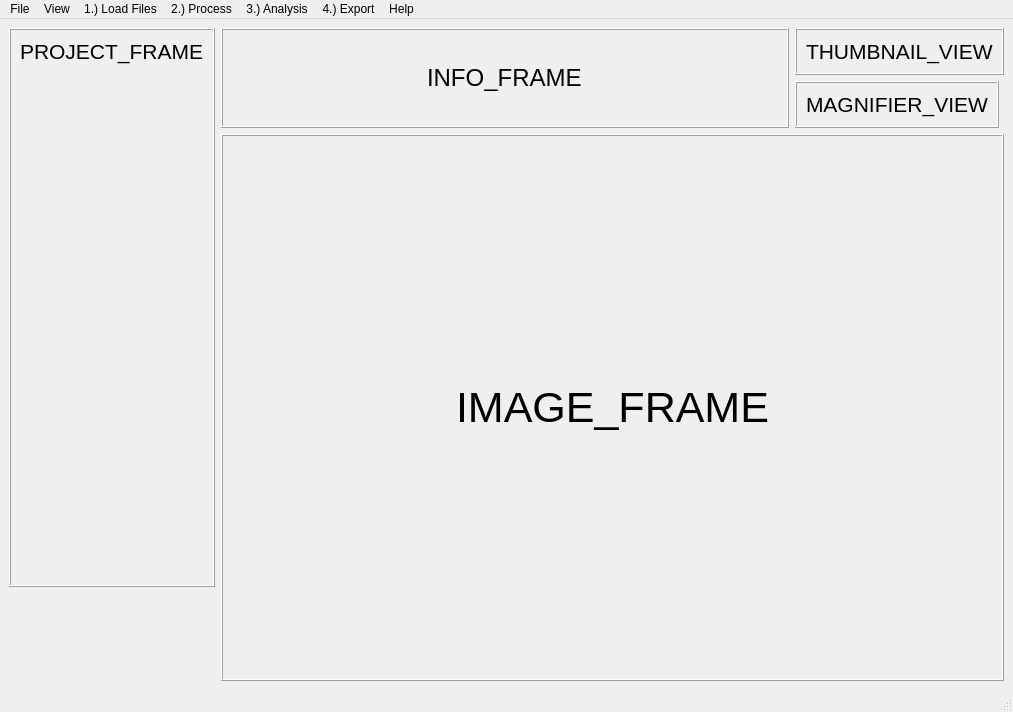
<?xml version="1.0" encoding="UTF-8"?>
<ui version="4.0">
 <class>MainWindow</class>
 <widget class="QMainWindow" name="MainWindow">
  <property name="geometry">
   <rect>
    <x>0</x>
    <y>0</y>
    <width>1013</width>
    <height>712</height>
   </rect>
  </property>
  <property name="windowTitle">
   <string>Visual FITS Analyzer</string>
  </property>
  <widget class="QWidget" name="centralwidget">
   <layout class="QGridLayout" name="gridLayout">
    <item row="0" column="0" rowspan="3" alignment="Qt::AlignTop">
     <widget class="QFrame" name="project_frame">
      <property name="sizePolicy">
       <sizepolicy hsizetype="Fixed" vsizetype="Preferred">
        <horstretch>0</horstretch>
        <verstretch>0</verstretch>
       </sizepolicy>
      </property>
      <property name="frameShape">
       <enum>QFrame::Box</enum>
      </property>
      <property name="frameShadow">
       <enum>QFrame::Raised</enum>
      </property>
      <layout class="QVBoxLayout" name="verticalLayout">
       <item>
        <widget class="QLabel" name="proj_lbl">
         <property name="sizePolicy">
          <sizepolicy hsizetype="Fixed" vsizetype="Fixed">
           <horstretch>0</horstretch>
           <verstretch>0</verstretch>
          </sizepolicy>
         </property>
         <property name="font">
          <font>
           <pointsize>16</pointsize>
          </font>
         </property>
         <property name="text">
          <string>PROJECT_FRAME</string>
         </property>
        </widget>
       </item>
       <item>
        <spacer name="verticalSpacer_2">
         <property name="orientation">
          <enum>Qt::Vertical</enum>
         </property>
         <property name="sizeType">
          <enum>QSizePolicy::Expanding</enum>
         </property>
         <property name="sizeHint" stdset="0">
          <size>
           <width>20</width>
           <height>512</height>
          </size>
         </property>
        </spacer>
       </item>
      </layout>
     </widget>
    </item>
    <item row="0" column="1" rowspan="2">
     <widget class="QFrame" name="info_frame">
      <property name="sizePolicy">
       <sizepolicy hsizetype="Preferred" vsizetype="Expanding">
        <horstretch>0</horstretch>
        <verstretch>0</verstretch>
       </sizepolicy>
      </property>
      <property name="frameShape">
       <enum>QFrame::Box</enum>
      </property>
      <property name="frameShadow">
       <enum>QFrame::Raised</enum>
      </property>
      <layout class="QVBoxLayout" name="verticalLayout_4">
       <item alignment="Qt::AlignHCenter">
        <widget class="QLabel" name="info_lbl">
         <property name="font">
          <font>
           <pointsize>18</pointsize>
           <weight>50</weight>
           <bold>false</bold>
          </font>
         </property>
         <property name="text">
          <string>INFO_FRAME</string>
         </property>
        </widget>
       </item>
      </layout>
     </widget>
    </item>
    <item row="0" column="2">
     <widget class="QFrame" name="thumbnail_frame">
      <property name="sizePolicy">
       <sizepolicy hsizetype="Fixed" vsizetype="Fixed">
        <horstretch>0</horstretch>
        <verstretch>0</verstretch>
       </sizepolicy>
      </property>
      <property name="frameShape">
       <enum>QFrame::Box</enum>
      </property>
      <property name="frameShadow">
       <enum>QFrame::Raised</enum>
      </property>
      <layout class="QVBoxLayout" name="verticalLayout_2">
       <item alignment="Qt::AlignHCenter|Qt::AlignVCenter">
        <widget class="QLabel" name="thumb_lbl">
         <property name="font">
          <font>
           <pointsize>16</pointsize>
          </font>
         </property>
         <property name="text">
          <string>THUMBNAIL_VIEW</string>
         </property>
        </widget>
       </item>
      </layout>
     </widget>
    </item>
    <item row="1" column="2">
     <widget class="QFrame" name="magnifier_frame">
      <property name="sizePolicy">
       <sizepolicy hsizetype="Fixed" vsizetype="Fixed">
        <horstretch>0</horstretch>
        <verstretch>0</verstretch>
       </sizepolicy>
      </property>
      <property name="frameShape">
       <enum>QFrame::Box</enum>
      </property>
      <property name="frameShadow">
       <enum>QFrame::Raised</enum>
      </property>
      <layout class="QVBoxLayout" name="verticalLayout_3">
       <item alignment="Qt::AlignHCenter|Qt::AlignVCenter">
        <widget class="QLabel" name="mag_lbl">
         <property name="font">
          <font>
           <pointsize>16</pointsize>
          </font>
         </property>
         <property name="text">
          <string>MAGNIFIER_VIEW</string>
         </property>
        </widget>
       </item>
      </layout>
     </widget>
    </item>
    <item row="2" column="1" colspan="2">
     <widget class="QFrame" name="image_frame">
      <property name="sizePolicy">
       <sizepolicy hsizetype="Expanding" vsizetype="Expanding">
        <horstretch>0</horstretch>
        <verstretch>0</verstretch>
       </sizepolicy>
      </property>
      <property name="frameShape">
       <enum>QFrame::Box</enum>
      </property>
      <property name="frameShadow">
       <enum>QFrame::Raised</enum>
      </property>
      <layout class="QHBoxLayout" name="horizontalLayout">
       <item>
        <widget class="QLabel" name="img_lbl">
         <property name="sizePolicy">
          <sizepolicy hsizetype="Preferred" vsizetype="Preferred">
           <horstretch>0</horstretch>
           <verstretch>0</verstretch>
          </sizepolicy>
         </property>
         <property name="font">
          <font>
           <pointsize>32</pointsize>
          </font>
         </property>
         <property name="text">
          <string>IMAGE_FRAME</string>
         </property>
         <property name="alignment">
          <set>Qt::AlignCenter</set>
         </property>
        </widget>
       </item>
      </layout>
     </widget>
    </item>
   </layout>
  </widget>
  <widget class="QStatusBar" name="statusbar"/>
  <widget class="QMenuBar" name="menubar">
   <property name="geometry">
    <rect>
     <x>0</x>
     <y>0</y>
     <width>1013</width>
     <height>21</height>
    </rect>
   </property>
   <widget class="QMenu" name="menuFile">
    <property name="title">
     <string>File</string>
    </property>
    <addaction name="actionNew_Project"/>
    <addaction name="actionOpen_Project"/>
    <addaction name="actionSave_Project"/>
    <addaction name="actionSave_Project_As"/>
    <addaction name="actionClose_Project"/>
    <addaction name="separator"/>
    <addaction name="actionOpen_Settings"/>
    <addaction name="actionImport_Settings"/>
    <addaction name="actionExport_Settings"/>
    <addaction name="separator"/>
    <addaction name="actionExit_Program"/>
   </widget>
   <widget class="QMenu" name="menuView">
    <property name="title">
     <string>View</string>
    </property>
    <widget class="QMenu" name="menuScale">
     <property name="title">
      <string>Scale</string>
     </property>
     <addaction name="actionViewScaleLinear"/>
     <addaction name="actionViewScaleLogarithmic"/>
     <addaction name="actionViewScalePower"/>
     <addaction name="actionViewScaleSquare_Root"/>
     <addaction name="actionViewScaleSquared"/>
     <addaction name="actionViewScaleasinh"/>
     <addaction name="actionViewScalesinh"/>
     <addaction name="actionViewScaleHistogram"/>
     <addaction name="actionViewScaleMin_Max"/>
     <addaction name="actionViewScaleZ_Scale"/>
    </widget>
    <widget class="QMenu" name="menuColor_Space">
     <property name="title">
      <string>Color Space</string>
     </property>
     <widget class="QMenu" name="menuColorspace_Settings">
      <property name="title">
       <string>Colorspace Settings...</string>
      </property>
      <addaction name="actionColorspaceEdit"/>
      <addaction name="actionColorspaceSave"/>
      <addaction name="actionColorspaceLoad"/>
     </widget>
     <addaction name="actionSetColorGreyscale"/>
     <addaction name="actionSetColorBlack_Body"/>
     <addaction name="actionSetColorHeatmap"/>
     <addaction name="actionSetColorCool"/>
     <addaction name="actionSetColorRainbow"/>
     <addaction name="separator"/>
     <addaction name="menuColorspace_Settings"/>
    </widget>
    <addaction name="menuColor_Space"/>
    <addaction name="menuScale"/>
   </widget>
   <widget class="QMenu" name="menuProcess">
    <property name="title">
     <string>2.) Process</string>
    </property>
    <widget class="QMenu" name="menuNoise_Removal">
     <property name="title">
      <string>Noise Removal...</string>
     </property>
     <addaction name="actionNR_MedComb"/>
     <addaction name="actionNR_NormMedComb"/>
     <addaction name="actionNR_ManBackground"/>
    </widget>
    <widget class="QMenu" name="menuBad_Pixel_Removal">
     <property name="title">
      <string>Bad Pixels...</string>
     </property>
     <addaction name="actionBP_Manual_Removal"/>
     <addaction name="actionBP_Threshold_Removal"/>
     <addaction name="actionBP_Outlier_Removal"/>
    </widget>
    <widget class="QMenu" name="menuIgnore_Regions">
     <property name="title">
      <string>Ignore Regions...</string>
     </property>
     <addaction name="actionAddIgnoreRegion"/>
     <addaction name="actionDeleteIgnoreRegion"/>
    </widget>
    <widget class="QMenu" name="menuRegions_of_Interest">
     <property name="title">
      <string>Regions of Interest...</string>
     </property>
     <addaction name="actionAddInterestRegion"/>
     <addaction name="actionDeleteInterestRegion"/>
    </widget>
    <widget class="QMenu" name="menuScaling">
     <property name="title">
      <string>Scaling</string>
     </property>
     <addaction name="actionScale_TileStripe"/>
     <addaction name="actionScale_SplineTerp"/>
    </widget>
    <addaction name="menuNoise_Removal"/>
    <addaction name="menuBad_Pixel_Removal"/>
    <addaction name="menuIgnore_Regions"/>
    <addaction name="menuRegions_of_Interest"/>
    <addaction name="menuScaling"/>
   </widget>
   <widget class="QMenu" name="menuAnalysis">
    <property name="title">
     <string>3.) Analysis</string>
    </property>
    <widget class="QMenu" name="menuSpectrum_Matching">
     <property name="title">
      <string>Spectral Line Matching</string>
     </property>
     <addaction name="actionSpectrum_Automatic"/>
     <addaction name="actionSpectrum_Manual"/>
    </widget>
    <widget class="QMenu" name="menuMean_Values">
     <property name="title">
      <string>Mean Values</string>
     </property>
     <addaction name="actionMean_Horizontal"/>
     <addaction name="actionMean_Vertical"/>
     <addaction name="separator"/>
     <addaction name="actionMean_Custom"/>
    </widget>
    <widget class="QMenu" name="menuMedian_Values">
     <property name="title">
      <string>Median Values</string>
     </property>
     <addaction name="actionMedian_Horizontal"/>
     <addaction name="actionMedian_Vertical"/>
     <addaction name="separator"/>
     <addaction name="actionMedian_Custom"/>
    </widget>
    <addaction name="menuSpectrum_Matching"/>
    <addaction name="actionViewMeasurements"/>
    <addaction name="separator"/>
    <addaction name="menuMean_Values"/>
    <addaction name="menuMedian_Values"/>
   </widget>
   <widget class="QMenu" name="menuHelp">
    <property name="title">
     <string>Help</string>
    </property>
    <addaction name="actionHelp"/>
    <addaction name="separator"/>
    <addaction name="actionSubmit_Bug_Report_Feedback"/>
    <addaction name="separator"/>
    <addaction name="actionAbout"/>
   </widget>
   <widget class="QMenu" name="menuLoadFiles">
    <property name="title">
     <string>1.) Load Files</string>
    </property>
    <widget class="QMenu" name="menu1_1_Target_Frame">
     <property name="title">
      <string>1.1) Target Frame</string>
     </property>
     <addaction name="actionOpenTargetFrame"/>
     <addaction name="separator"/>
     <addaction name="actionClearTargetFrame"/>
    </widget>
    <widget class="QMenu" name="menu1_2_Flat_Frames">
     <property name="title">
      <string>1.2) Flat Frames</string>
     </property>
     <addaction name="actionAddFlatFrame"/>
     <addaction name="actionDeleteFlatFrame"/>
     <addaction name="separator"/>
     <addaction name="actionClearFlatFrame"/>
    </widget>
    <widget class="QMenu" name="menu1_3_Bias_Frames">
     <property name="title">
      <string>1.3) Bias Frames</string>
     </property>
     <addaction name="actionAddBiasFrame"/>
     <addaction name="actionDeleteBiasFrame"/>
     <addaction name="separator"/>
     <addaction name="actionClearBiasFrames"/>
    </widget>
    <widget class="QMenu" name="menuLamp_Ref_Frames_opt">
     <property name="title">
      <string>Lamp Ref Frames (opt.)</string>
     </property>
     <addaction name="actionOpenLampFrame"/>
     <addaction name="actionClearLampFrame"/>
    </widget>
    <addaction name="menu1_1_Target_Frame"/>
    <addaction name="menu1_2_Flat_Frames"/>
    <addaction name="menu1_3_Bias_Frames"/>
    <addaction name="separator"/>
    <addaction name="menuLamp_Ref_Frames_opt"/>
   </widget>
   <widget class="QMenu" name="menu4_Export">
    <property name="title">
     <string>4.) Export</string>
    </property>
    <widget class="QMenu" name="menuFITS_Frame">
     <property name="title">
      <string>FITS Frame</string>
     </property>
     <addaction name="actionasExportFITS_PNG"/>
     <addaction name="actionasExportFITS_JPG"/>
     <addaction name="separator"/>
     <addaction name="actionExportFITS_File"/>
    </widget>
    <addaction name="menuFITS_Frame"/>
   </widget>
   <addaction name="menuFile"/>
   <addaction name="menuView"/>
   <addaction name="menuLoadFiles"/>
   <addaction name="menuProcess"/>
   <addaction name="menuAnalysis"/>
   <addaction name="menu4_Export"/>
   <addaction name="menuHelp"/>
  </widget>
  <action name="actionNew_Project">
   <property name="text">
    <string>New Project</string>
   </property>
  </action>
  <action name="actionNew">
   <property name="text">
    <string>New...</string>
   </property>
  </action>
  <action name="actionOpen_Project">
   <property name="text">
    <string>Open Project</string>
   </property>
  </action>
  <action name="actionSave_Project">
   <property name="text">
    <string>Save Project</string>
   </property>
  </action>
  <action name="actionSave_Project_As">
   <property name="text">
    <string>Save Project As</string>
   </property>
  </action>
  <action name="actionClose_Project">
   <property name="text">
    <string>Close Project</string>
   </property>
  </action>
  <action name="actionOpen_Settings">
   <property name="text">
    <string>Settings...</string>
   </property>
  </action>
  <action name="actionImport_Settings">
   <property name="text">
    <string>Import Settings</string>
   </property>
  </action>
  <action name="actionExport_Settings">
   <property name="text">
    <string>Export Settings</string>
   </property>
  </action>
  <action name="actionExit_Program">
   <property name="text">
    <string>Exit</string>
   </property>
  </action>
  <action name="actionNew_FITS">
   <property name="text">
    <string>New...</string>
   </property>
  </action>
  <action name="actionFITS_Open">
   <property name="text">
    <string>Open...</string>
   </property>
  </action>
  <action name="actionFITS_Save">
   <property name="text">
    <string>Save</string>
   </property>
  </action>
  <action name="actionFITS_SaveAs">
   <property name="text">
    <string>Save As</string>
   </property>
  </action>
  <action name="actionas_PNG">
   <property name="text">
    <string>as PNG</string>
   </property>
  </action>
  <action name="actionExportPNG">
   <property name="text">
    <string>PNG</string>
   </property>
  </action>
  <action name="actionExportJPG">
   <property name="text">
    <string>JPG</string>
   </property>
  </action>
  <action name="actionExportGIF">
   <property name="text">
    <string>GIF</string>
   </property>
  </action>
  <action name="actionNR_MedComb">
   <property name="text">
    <string>Median Combination</string>
   </property>
  </action>
  <action name="actionNR_NormMedComb">
   <property name="text">
    <string>Norm. Median Combination</string>
   </property>
  </action>
  <action name="actionBP_Manual_Removal">
   <property name="text">
    <string>Manual Removal</string>
   </property>
  </action>
  <action name="actionBP_Threshold_Removal">
   <property name="text">
    <string>Threshold Removal</string>
   </property>
  </action>
  <action name="actionBP_Outlier_Removal">
   <property name="text">
    <string>Outlier Removal</string>
   </property>
  </action>
  <action name="actionAddIgnoreRegion">
   <property name="text">
    <string>Add Region</string>
   </property>
  </action>
  <action name="actionDeleteIgnoreRegion">
   <property name="text">
    <string>Delete Region</string>
   </property>
  </action>
  <action name="actionNR_ManBackground">
   <property name="text">
    <string>Manual Background Removal</string>
   </property>
  </action>
  <action name="actionEdit_Headers">
   <property name="text">
    <string>Edit Headers</string>
   </property>
  </action>
  <action name="actionAddInterestRegion">
   <property name="text">
    <string>Add Region</string>
   </property>
  </action>
  <action name="actionDeleteInterestRegion">
   <property name="text">
    <string>Delete Region</string>
   </property>
  </action>
  <action name="actionSpectrum_Automatic">
   <property name="text">
    <string>Automatic</string>
   </property>
  </action>
  <action name="actionSpectrum_Manual">
   <property name="text">
    <string>Manual</string>
   </property>
  </action>
  <action name="actionHelp">
   <property name="text">
    <string>Help</string>
   </property>
  </action>
  <action name="actionGetting_Started">
   <property name="text">
    <string>Getting Started</string>
   </property>
  </action>
  <action name="actionAbout">
   <property name="text">
    <string>About...</string>
   </property>
  </action>
  <action name="actionSubmit_Bug_Report_Feedback">
   <property name="text">
    <string>Submit Bug Report/Feedback...</string>
   </property>
  </action>
  <action name="actionFITS_Close">
   <property name="text">
    <string>Close File</string>
   </property>
  </action>
  <action name="actionHeaders_View">
   <property name="text">
    <string>View</string>
   </property>
  </action>
  <action name="actionHeaders_Edit">
   <property name="text">
    <string>Edit</string>
   </property>
  </action>
  <action name="actionUndo_Edit">
   <property name="text">
    <string>Undo</string>
   </property>
  </action>
  <action name="actionRedo_Edit">
   <property name="text">
    <string>Redo</string>
   </property>
  </action>
  <action name="actionRevert_Changes">
   <property name="text">
    <string>Revert Changes</string>
   </property>
  </action>
  <action name="actionEditCut_File">
   <property name="text">
    <string>Cut</string>
   </property>
  </action>
  <action name="actionEditCopy_File">
   <property name="text">
    <string>Copy</string>
   </property>
  </action>
  <action name="actionEditPaste_File">
   <property name="text">
    <string>Paste</string>
   </property>
  </action>
  <action name="actionEditDelete">
   <property name="text">
    <string>Delete</string>
   </property>
  </action>
  <action name="actionRename_File">
   <property name="text">
    <string>Rename</string>
   </property>
  </action>
  <action name="actionViewCenterImage">
   <property name="text">
    <string>Center Image in Window</string>
   </property>
  </action>
  <action name="actionViewFullscreen">
   <property name="text">
    <string>Fullscreen</string>
   </property>
  </action>
  <action name="actionResetView_Zoom">
   <property name="text">
    <string>Reset Zoom</string>
   </property>
  </action>
  <action name="actionViewZoomIn">
   <property name="text">
    <string>Zoom +</string>
   </property>
  </action>
  <action name="actionViewZoomOut">
   <property name="text">
    <string>Zoom -</string>
   </property>
  </action>
  <action name="actionViewZoomToSelection">
   <property name="text">
    <string>Zoom on Selection</string>
   </property>
  </action>
  <action name="actionViewCenterSelection">
   <property name="text">
    <string>Center Selection in Window</string>
   </property>
  </action>
  <action name="actionViewFit_to_Window">
   <property name="text">
    <string>Fit to Window</string>
   </property>
  </action>
  <action name="actionViewZoom1600">
   <property name="text">
    <string>16:1 (1600%)</string>
   </property>
  </action>
  <action name="actionViewZoom800">
   <property name="text">
    <string>8:1 (800%)</string>
   </property>
  </action>
  <action name="actionViewZoom400">
   <property name="text">
    <string>4:1 (400%)</string>
   </property>
  </action>
  <action name="actionViewZoom200">
   <property name="text">
    <string>2:1 (200%)</string>
   </property>
  </action>
  <action name="actionViewZoom100">
   <property name="text">
    <string>1:1 (100%)</string>
   </property>
  </action>
  <action name="actionViewZoom50">
   <property name="text">
    <string>1:2 (50%)</string>
   </property>
  </action>
  <action name="actionViewZoom25">
   <property name="text">
    <string>1:4 (25%)</string>
   </property>
  </action>
  <action name="actionViewZoom12">
   <property name="text">
    <string>1:8 (12.5%)</string>
   </property>
  </action>
  <action name="actionViewZoom6">
   <property name="text">
    <string>1:16 (6.25%)</string>
   </property>
  </action>
  <action name="actionViewCustomZoom">
   <property name="text">
    <string>Custom Zoom Factor...</string>
   </property>
  </action>
  <action name="actionResetViewFlipRotate">
   <property name="text">
    <string>Reset Flip / Rotate</string>
   </property>
  </action>
  <action name="actionViewFlip_Horizontal">
   <property name="text">
    <string>Flip Horizontal</string>
   </property>
  </action>
  <action name="actionViewFlip_Vertical">
   <property name="text">
    <string>Flip Vertical</string>
   </property>
  </action>
  <action name="actionViewRotate_15_CW">
   <property name="text">
    <string>Rotate 15° CW</string>
   </property>
  </action>
  <action name="actionViewRotate_15_CCW">
   <property name="text">
    <string>Rotate 15° CCW</string>
   </property>
  </action>
  <action name="actionViewRotate_90_CW">
   <property name="text">
    <string>Rotate 90° CW</string>
   </property>
  </action>
  <action name="actionViewRotate_90_CCW">
   <property name="text">
    <string>Rotate 90° CCW</string>
   </property>
  </action>
  <action name="actionViewRotate_180">
   <property name="text">
    <string>Rotate 180°</string>
   </property>
  </action>
  <action name="actionViewOtherRotateAngle">
   <property name="text">
    <string>Other Rotation Angle...</string>
   </property>
  </action>
  <action name="actionViewScaleLinear">
   <property name="text">
    <string>Linear</string>
   </property>
  </action>
  <action name="actionViewScaleLogarithmic">
   <property name="text">
    <string>Logarithmic</string>
   </property>
  </action>
  <action name="actionViewScalePower">
   <property name="text">
    <string>Power</string>
   </property>
  </action>
  <action name="actionViewScaleSquare_Root">
   <property name="text">
    <string>Square Root</string>
   </property>
  </action>
  <action name="actionViewScaleSquared">
   <property name="text">
    <string>Squared</string>
   </property>
  </action>
  <action name="actionViewScaleasinh">
   <property name="text">
    <string>asinh</string>
   </property>
  </action>
  <action name="actionViewScalesinh">
   <property name="text">
    <string>sinh</string>
   </property>
  </action>
  <action name="actionViewScaleHistogram">
   <property name="text">
    <string>Histogram</string>
   </property>
  </action>
  <action name="actionViewScaleMin_Max">
   <property name="text">
    <string>Min/Max</string>
   </property>
  </action>
  <action name="actionViewScaleZ_Scale">
   <property name="text">
    <string>Z-Scale</string>
   </property>
  </action>
  <action name="actionSetColorGreyscale">
   <property name="text">
    <string>Greyscale</string>
   </property>
  </action>
  <action name="actionA">
   <property name="text">
    <string>A</string>
   </property>
  </action>
  <action name="actionB">
   <property name="text">
    <string>B</string>
   </property>
  </action>
  <action name="actionSetColorBlack_Body">
   <property name="text">
    <string>Black Body</string>
   </property>
  </action>
  <action name="actionSetColorHeatmap">
   <property name="text">
    <string>Heat</string>
   </property>
  </action>
  <action name="actioni8">
   <property name="text">
    <string>i8</string>
   </property>
  </action>
  <action name="actionaips0">
   <property name="text">
    <string>aips0</string>
   </property>
  </action>
  <action name="actionSetColorCool">
   <property name="text">
    <string>Cool</string>
   </property>
  </action>
  <action name="actionSetColorRainbow">
   <property name="text">
    <string>Rainbow</string>
   </property>
  </action>
  <action name="actionColorspaceEdit">
   <property name="text">
    <string>Edit</string>
   </property>
  </action>
  <action name="actionColorspaceSave">
   <property name="text">
    <string>Save</string>
   </property>
  </action>
  <action name="actionColorspaceLoad">
   <property name="text">
    <string>Load...</string>
   </property>
  </action>
  <action name="actionViewProject_Panel">
   <property name="text">
    <string>Project Panel</string>
   </property>
  </action>
  <action name="actionViewThumbnail">
   <property name="text">
    <string>Thumbnail</string>
   </property>
  </action>
  <action name="actionViewMagnifier_View">
   <property name="text">
    <string>Magnifier View</string>
   </property>
  </action>
  <action name="actionViewInfo_Panel">
   <property name="text">
    <string>Info Panel</string>
   </property>
  </action>
  <action name="actionViewColor_Map">
   <property name="text">
    <string>Color Map</string>
   </property>
  </action>
  <action name="actionViewSingleFrames">
   <property name="text">
    <string>Single</string>
   </property>
  </action>
  <action name="actionViewTiledFrames">
   <property name="text">
    <string>Tiled</string>
   </property>
  </action>
  <action name="actionFITS_FlipHorizontal">
   <property name="text">
    <string>Flip Horizontal</string>
   </property>
  </action>
  <action name="actionFITS_FlipVertical">
   <property name="text">
    <string>Flip Vertical</string>
   </property>
  </action>
  <action name="actionFITS_Rotate_90_CW">
   <property name="text">
    <string>Rotate 90° CW</string>
   </property>
  </action>
  <action name="actionFITS_Rotate_90_CCW">
   <property name="text">
    <string>Rotate 90° CCW</string>
   </property>
  </action>
  <action name="actionFITS_Rotate_180">
   <property name="text">
    <string>Rotate 180°</string>
   </property>
  </action>
  <action name="actionFITS_Crop_to_Selection">
   <property name="text">
    <string>Crop to Selection</string>
   </property>
  </action>
  <action name="actionViewTool_Box">
   <property name="text">
    <string>Tool Box</string>
   </property>
  </action>
  <action name="actionStripe_Scaling">
   <property name="text">
    <string>Tile/Stripe Scaling...</string>
   </property>
  </action>
  <action name="actionSpline_Interpolation">
   <property name="text">
    <string>Spline Interpolation</string>
   </property>
  </action>
  <action name="actionScale_TileStripe">
   <property name="text">
    <string>Tile / Stripe</string>
   </property>
  </action>
  <action name="actionScale_SplineTerp">
   <property name="text">
    <string>Spline Interpolation</string>
   </property>
  </action>
  <action name="actionViewMeasurements">
   <property name="text">
    <string>Measurements</string>
   </property>
  </action>
  <action name="actionMean_Horizontal">
   <property name="text">
    <string>Horizontal</string>
   </property>
  </action>
  <action name="actionMean_Vertical">
   <property name="text">
    <string>Vertical</string>
   </property>
  </action>
  <action name="actionMean_Custom">
   <property name="text">
    <string>Custom Region</string>
   </property>
  </action>
  <action name="actionMedian_Horizontal">
   <property name="text">
    <string>Horizontal</string>
   </property>
  </action>
  <action name="actionMedian_Vertical">
   <property name="text">
    <string>Vertical</string>
   </property>
  </action>
  <action name="actionMedian_Custom">
   <property name="text">
    <string>Custom Region</string>
   </property>
  </action>
  <action name="actionOpenTargetFrame">
   <property name="text">
    <string>Open</string>
   </property>
  </action>
  <action name="actionClearTargetFrame">
   <property name="text">
    <string>Clear</string>
   </property>
  </action>
  <action name="actionAddFlatFrame">
   <property name="text">
    <string>Add</string>
   </property>
  </action>
  <action name="actionDeleteFlatFrame">
   <property name="text">
    <string>Delete</string>
   </property>
  </action>
  <action name="actionClearFlatFrame">
   <property name="text">
    <string>Clear</string>
   </property>
  </action>
  <action name="actionAddBiasFrame">
   <property name="text">
    <string>Add</string>
   </property>
  </action>
  <action name="actionDeleteBiasFrame">
   <property name="text">
    <string>Delete</string>
   </property>
  </action>
  <action name="actionClearBiasFrames">
   <property name="text">
    <string>Clear</string>
   </property>
  </action>
  <action name="actionOpenLampFrame">
   <property name="text">
    <string>Open</string>
   </property>
  </action>
  <action name="actionClearLampFrame">
   <property name="text">
    <string>Clear</string>
   </property>
  </action>
  <action name="actionasExportFITS_PNG">
   <property name="text">
    <string>as PNG</string>
   </property>
  </action>
  <action name="actionasExportFITS_JPG">
   <property name="text">
    <string>as JPG</string>
   </property>
  </action>
  <action name="actionExportFITS_File">
   <property name="text">
    <string>as FITS file</string>
   </property>
  </action>
 </widget>
 <resources/>
 <connections/>
</ui>
